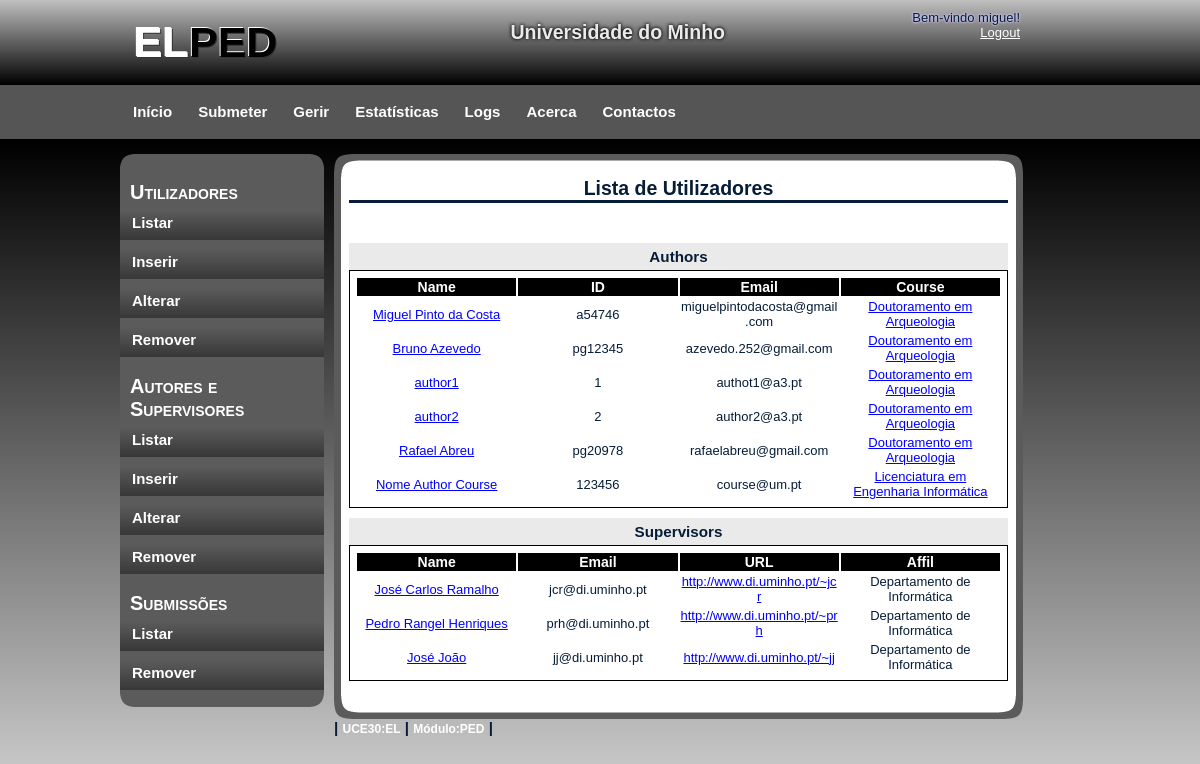
Screenshot of /gerirU/gerirAS_Listar.php (signed in) with the database file from the repository.
### tables this page shows
CREATE TABLE IF NOT EXISTS `Author` (
  `authorcode` int(11) NOT NULL AUTO_INCREMENT,
  `name` varchar(50) NOT NULL,
  `id` varchar(10) NOT NULL,
  `email` varchar(50) NOT NULL,
  `url` varchar(2002) DEFAULT NULL,
  `coursecode` int(11) NOT NULL DEFAULT '0',
  PRIMARY KEY (`authorcode`),
  KEY `coursecode` (`coursecode`)
);

CREATE TABLE IF NOT EXISTS `Course` (
  `coursecode` int(11) NOT NULL AUTO_INCREMENT,
  `coursedescription` varchar(200) NOT NULL,
  PRIMARY KEY (`coursecode`)
);

CREATE TABLE IF NOT EXISTS `Supervisor` (
  `supcode` int(11) NOT NULL AUTO_INCREMENT,
  `name` varchar(50) NOT NULL,
  `email` varchar(50) NOT NULL,
  `url` varchar(2002) DEFAULT NULL,
  `affil` varchar(50) DEFAULT NULL,
  PRIMARY KEY (`supcode`)
);

### gerirU/gerirAS_Listar.php (the view, shortened to what this page needs)
<!DOCTYPE html>
<html>
    <head>
        <link rel="stylesheet" type="text/css" href="../css/style.css" />
    </head>
    <body>
        <div id="container">
            <?php
            require_once '../header.php';
            require_once '../menus/menu_gerirU.php';
            require_once '../menus/leftmenuGerir.php';
            include '../ini.php';
            ?>
            <div id="content">
                <div id="content_top"></div>
                <div id="content_main">
                    <h2>Lista de Utilizadores</h2>
                    <br/>
                    <br/>
                    <div id="containt_main_users">
                        <?php
                        if (!$con) {
                            echo "<h3>Erro ao ligar ao servidor.</h3><br/>" . mysql_error();
                        } else {
                            $sql = "SELECT authorcode, name, id,email,url, coursecode FROM Author";
                            $res = mysql_query($sql, $con);
                            author_to_table("Authors", $res, $con);
                            $sql = "SELECT supcode, name, email,url, affil FROM Supervisor";
                            $res = mysql_query($sql, $con);
                            supervisor_to_table("Supervisors", $res);
                        }
                        ?>
                    </div>
                    <br/>
                </div>
                <div id="content_bottom"></div>
                <?php
                require_once '../menus/footer.php';
                ?>
            </div>
        </div>
    </body>
</html>
<?php
function author_to_table($titulo, $res, $con) {
    echo "<h3 class=\"user\">" . $titulo . "</h3>";
    echo "<div id=\"containt_main_users_column_label\">";
    echo "<table class=\"user\">";
    echo "<tr>";
    echo "<th class=\"user\">Name</th>";
    echo "<th class=\"user\">ID</th>";
    echo "<th class=\"user\">Email</th>";
    echo "<th class=\"user\">Course</th>";
    echo "</tr>";
    while ($reg = mysql_fetch_array($res)) {
        $id = $reg["authorcode"];
        echo "<tr class=\"user\">";
        echo "<td class=\"user\"><a href=\"gerirAS_Show_author.php?authorcode=$id\">" . $reg["name"] . "</a></td>";
        echo "<td class=\"user\">" . $reg["id"] . "</td>";
        echo "<td class=\"user\">" . $reg["email"] . "</td>";
        $course = $reg["coursecode"];
        $sql2 = "SELECT coursedescription FROM Course WHERE coursecode=$course";
        $res2 = mysql_query($sql2, $con);
        $course_name = "";
        while ($reg2 = mysql_fetch_array($res2)){
            $course_name = $reg2["coursedescription"];
        }
        echo "<td class=\"user\">
                <a href=\"gerirCourse_Show.php?id=$course\" >" .
                $course_name .
                "</a></td>";
        echo "</tr>";
    }
    echo "</table>";
    echo "</div>";
}
function supervisor_to_table($titulo, $res) {
    echo "<h3 class=\"user\">" . $titulo . "</h3>";
    echo "<div id=\"containt_main_users_column_label\">";
    echo "<table class=\"user\">";
    echo "<tr>";
    echo "<th class=\"user\">Name</th>";
    echo "<th class=\"user\">Email</th>";
    echo "<th class=\"user\">URL</th>";
    echo "<th class=\"user\">Affil</th>";
    echo "</tr>";
    while ($reg = mysql_fetch_array($res)) {
        $id = $reg["supcode"];
        echo "<tr class=\"user\">";
        echo "<td class=\"user\"><a href=\"gerirAS_Show_supervisor.php?supcode=$id&page_p=1\">" . $reg["name"] . "</a></td>";
        echo "<td class=\"user\">" . $reg["email"] . "</td>";
        echo "<td class=\"user\"><a href=\"" . $reg["url"] . "\" target=\"_blank\">" . $reg["url"] . "</a></td>";
        echo "<td class=\"user\">" . $reg["affil"] . "</td>";
        echo "</tr>";
    }
    echo "</table>";
    echo "</div>";
}
?>

### css/style.css (style rules this page uses)
body { margin: 0; padding: 0; text-align: left; font: 12px Arial, Helvetica, sans-serif; font-size: 13px; color: #061C37; background: #CCCCCC; background-image:url(images/background.png); background-repeat:repeat-x; }
* { margin: 0 auto 0 auto; text-align:left; }
a, a:visited { color: blue; }
#container { display: block; height:auto; position: relative; width: 960px; }
#content { display:block; float:left; width:689px; height:auto; padding-left:10px; padding-top:15px; padding-right:10px; padding-bottom:5px; }
#content_top { background-image:url(images/main_top.png); background-repeat:no-repeat; width:689px; height:23px; }
#content_main { background-image:url(images/main_back.png); background-repeat:repeat-y; width:659px; padding-left:15px; padding-right:15px; }
#content_main h2 { text-align: center; border-bottom-style: solid; }
#content_bottom { background-image:url(images/main_bottom.png); background-repeat:no-repeat; width:689px; height:23px; }
#containt_main_users h3 { margin-top: 10px; padding: 5px; background-color: #EAEAEA; text-align: center; }
h3.user { padding-top: 10px; }
table.user { clear: both; border: 1px solid black; padding:5px; word-wrap:break-word; width: 100%; table-layout: fixed; height: 35px; overflow: visible; }
th.user { text-align: center; font-size: 14px; color: white; background-color:black; }
td.user { text-align: center; }
html, body { text-align: center; }

### rows the page displays
author: name "Miguel Pinto da Costa", id "a54746", email "miguelpintodacosta@gmail.com", coursecode.coursedescription "Doutoramento em Arqueologia"
author: name "Bruno Azevedo", id "pg12345", email "azevedo.252@gmail.com", coursecode.coursedescription "Doutoramento em Arqueologia"
author: name "author1", id "1", email "authot1@a3.pt", coursecode.coursedescription "Doutoramento em Arqueologia"
author: name "author2", id "2", email "author2@a3.pt", coursecode.coursedescription "Doutoramento em Arqueologia"
author: name "Rafael Abreu", id "pg20978", email "rafaelabreu@gmail.com", coursecode.coursedescription "Doutoramento em Arqueologia"
author: name "Nome Author Course", id "123456", email "course@um.pt", coursecode.coursedescription "Licenciatura em Engenharia Informática"
supervisor: name "José Carlos Ramalho", email "jcr@di.uminho.pt", url "http://www.di.uminho.pt/~jcr", affil "Departamento de Informática"
supervisor: name "Pedro Rangel Henriques", email "prh@di.uminho.pt", url "http://www.di.uminho.pt/~prh", affil "Departamento de Informática"
supervisor: name "José João", email "jj@di.uminho.pt", url "http://www.di.uminho.pt/~jj", affil "Departamento de Informática"

### other values shown
$_SESSION['username'] "miguel"
$titulo "Authors"
$titulo "Supervisors"
